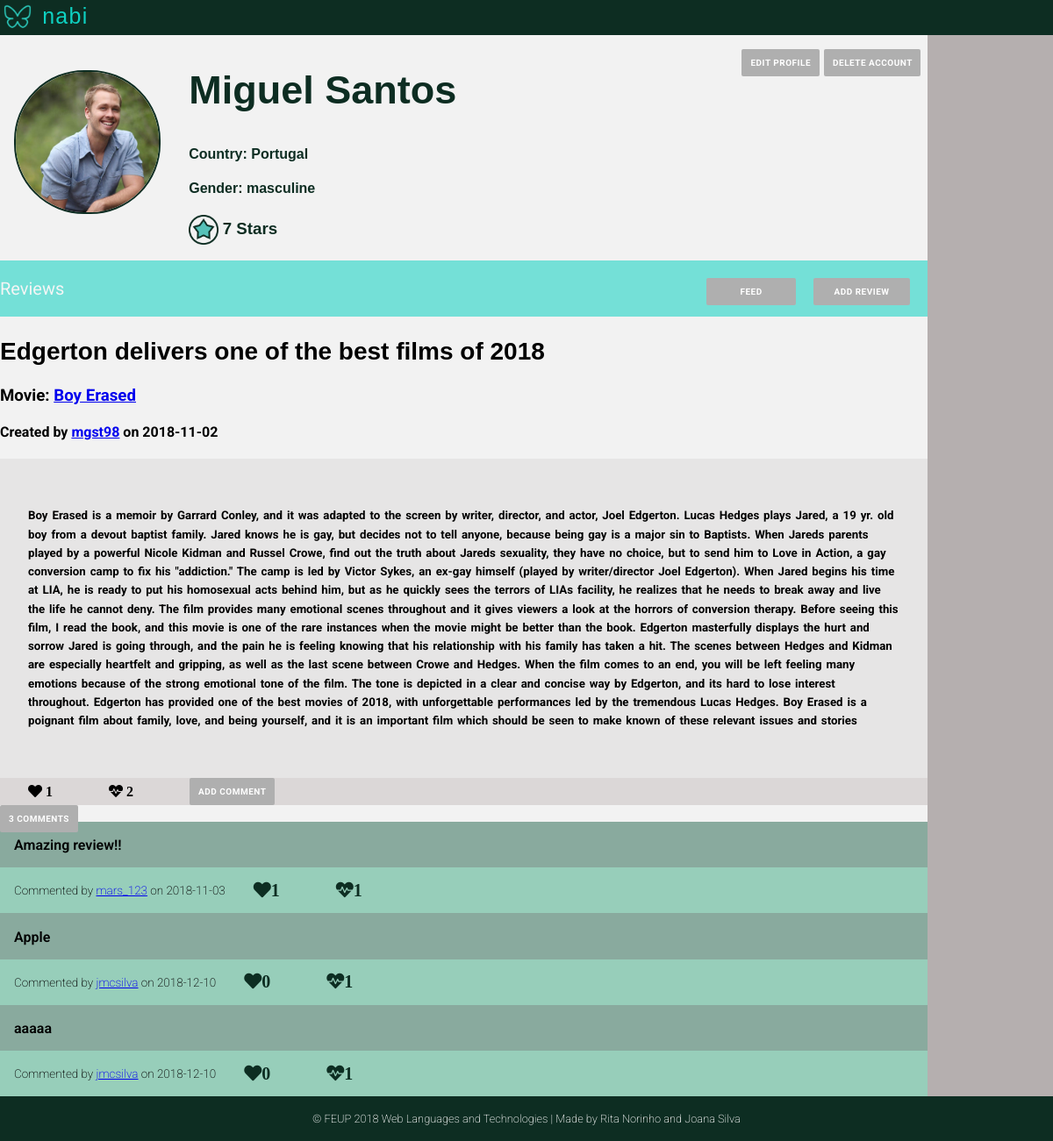
Page /pages/profile.php?username=mgst98 (signed in) on the earlier database version.
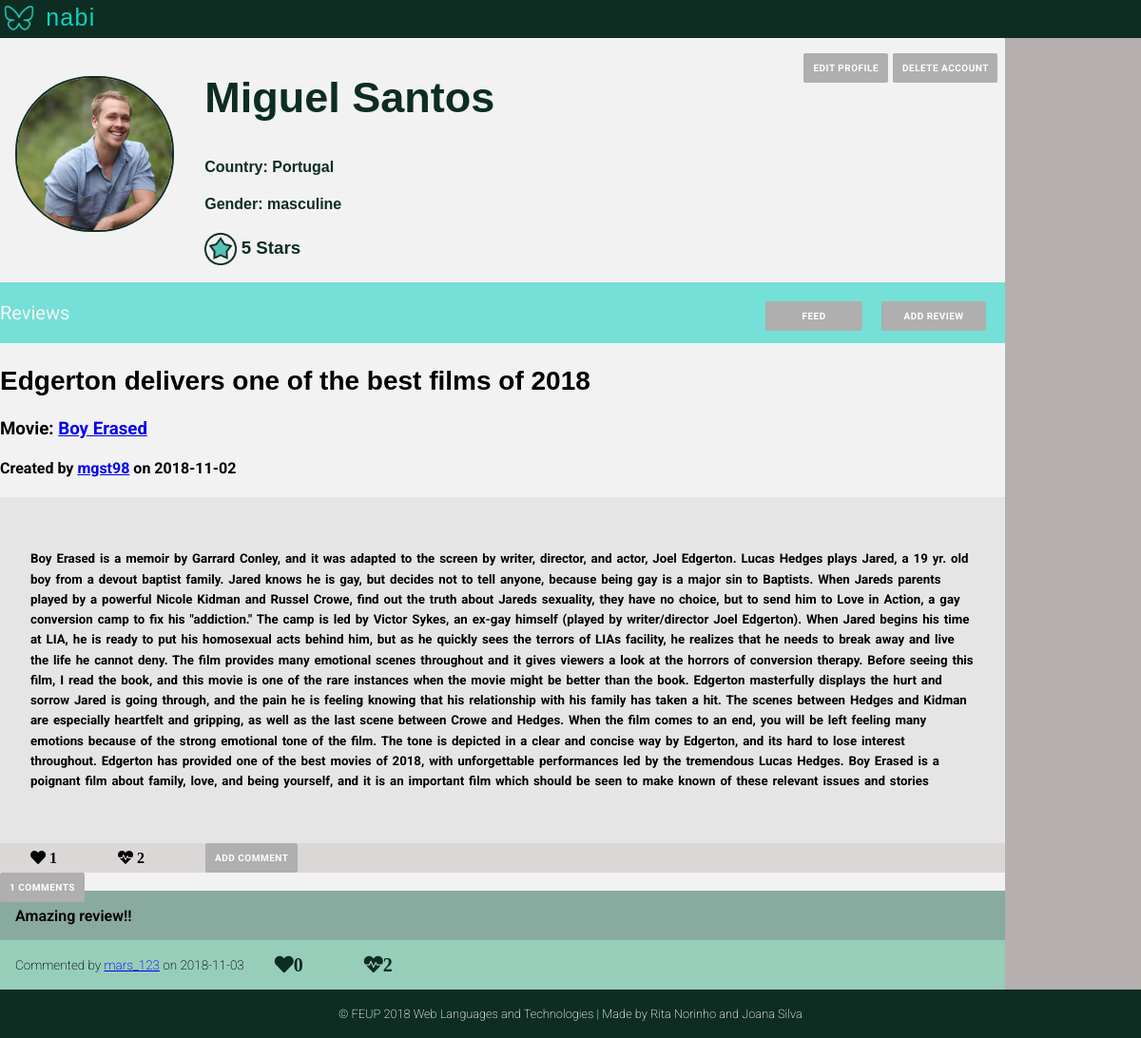
Same page on the later database version.
### tables this page shows
CREATE TABLE User (
    ID        INTEGER PRIMARY KEY AUTOINCREMENT,
    FirstName STRING NOT NULL,
    LastName  STRING NOT NULL,
    Username  STRING UNIQUE NOT NULL,
    Gender    STRING NOT NULL,
    Birthday  DATE NOT NULL,
    Country   STRING NOT NULL,
    Email     STRING UNIQUE NOT NULL,
    Password  CHAR (256) NOT NULL,  
    Photo     STRING DEFAULT "default.jpg",
    Points    INTEGER
    
);

CREATE TABLE Review (
    ID          INTEGER PRIMARY KEY AUTOINCREMENT,
    Title       STRING  NOT NULL,
    UserID      INTEGER REFERENCES User(ID) ON DELETE CASCADE,
    MovieID     INTEGER REFERENCES Movie(ID) ON DELETE CASCADE,
    ReviewDate  DATE NOT NULL,
    Description STRING NOT NULL
    
);

CREATE TABLE Comment (
    ID          INTEGER PRIMARY KEY AUTOINCREMENT,
    UserID      INTEGER REFERENCES User(ID) ON DELETE CASCADE,
    CommentDate DATE NOT NULL,
    ReviewID    INTEGER REFERENCES Review(ID) ON DELETE CASCADE,
    Description STRING NOT NULL
    
);

### pages/profile.php (called while the page is built, shortened)
<?php
    include_once('../templates/common/tpl_header.php');
    include_once('../templates/tpl_profile.php');
    include_once('../templates/tpl_draw_reviews.php');
    include_once('../database/db_user.php');
    include_once('../database/db_comments.php');
    if (isset($_GET['username'])){
        $username=$_GET['username'];
    }
    else {
        $username=$_SESSION['username'];
    }
    $user_info = getUserInfo($username);
    $user_reviews=getUserReviews($username);
    foreach ($user_reviews as $k => $review){
        $user_reviews[$k]['MovieName'] = getMovieName($review['MovieID']);
        $user_reviews[$k]['UserName'] = $user_info['Username'];
        $user_reviews[$k]['NumberComments'] = getNumberComments($review['ID'],$review['UserID']);
        $user_reviews[$k]['Heart'] = getLikesReview($review['ID']);
        $user_reviews[$k]['Dislike'] = getDisLikesReview($review['ID']);
        $user_reviews[$k]['Comments']=getCommentsReview($review['ID']);
        foreach($user_reviews[$k]['Comments'] as $j => $comment){
            $user_reviews[$k]['Comments'][$j]['Username']=getUsername($comment['UserID']);
            $user_reviews[$k]['Comments'][$j]['Likes']=getLikesComment($comment['ID']);
            $user_reviews[$k]['Comments'][$j]['Dislikes']=getDislikesComment($comment['ID']);
        }
    }
    draw_profile($user_info,$user_reviews);
?>

### database/db_user.php (called while the page is built, shortened)
<?php
  function getID($username) {
    $db = Database::instance()->db();
    try {
      $stmt = $db->prepare('SELECT ID FROM User WHERE username = ?');
      $stmt->execute(array($username));
      if($row = $stmt->fetch()){
        return $row['ID'];
      }
    }catch(PDOException $e) {
      return -1;
    }
  }
  function getUserInfo($username) {
      $db = Database::instance()->db();
      $stmt = $db->prepare('SELECT * FROM User WHERE username = ?');
      $stmt->execute(array($username));
      return  $stmt->fetch();
  }
  function getUserReviews($username){
    $id=getID($username);
    $db = Database::instance()->db();
    $allReviews= $db->prepare('SELECT * FROM Review WHERE UserID = ?');
    $allReviews->execute(array($id));
    $reviews= $allReviews->fetchAll();
    return $reviews;
  }
?>

### database/db_comments.php (called while the page is built, shortened)
<?php
function getCommentsReview($reviewId)
{
  $db = Database::instance()->db();
  $stmt = $db->prepare('SELECT * FROM Comment WHERE ReviewID = ?');
  $stmt->execute(array($reviewId));
  $allReviews= $stmt->fetchAll();
  return $allReviews;
}
?>

### templates/tpl_profile.php (shortened to what the changed rows need)
<body>
<?php function draw_profile($userinfo, $reviews) { ?>
<div class="profile_container">
    <div class="profile_info" >
        <div class="profile_name">
            <h2>
                  <?=$userinfo['FirstName']?> <?=$userinfo['LastName']?>
            </h2>
        </div>
        <div class="profile_country">
            <h4> Country: <?=$userinfo['Country']?> </h4>
        </div>
        <div class="profile_gender">
            <h4> Gender: <?=$userinfo['Gender']?> </h4>
        </div>
        <div class="profile_points">
        <h3><img src="../assets/star.png" alt ="star icon" >
            <?=$userinfo['Points']?> Stars </h3>
        </div>
    </div>
     <div class="profile_reviews">
        <?php draw_reviews($reviews); ?>
    </div>
    </div>
<?php } ?>
    </body>
    </html>

### templates/tpl_draw_reviews.php (shortened to what the changed rows need)
 <?php include_once(__DIR__.'/tpl_review.php');
        include_once(__DIR__.'/tpl_comment.php');
         ?>
<body>
    <?php function draw_reviews($reviews){?>
    <?php foreach($reviews as $review){?>
        <article data-id="<?=$review['ID']?>" user-id="<?=$review['UserID']?>">
        <div class="review_info">
             <h2><?=$review['Title']?> </h2>
            <h3> Movie: <a href="movie.php?movie_id=<?php echo htmlentities($review['MovieID'])?>"><?=$review['MovieName']?></a> </h3>
            <h4> Created by
            <a href="profile.php?username=<?php echo htmlentities($review['UserName'])?>"><?=$review['UserName']?></a>
            on <?=$review['ReviewDate']?></h4>
        </div>
        <div class="review_content">
            <h5><?=$review['Description']?></h5>
        </div>
        <div class="review_options">
            <ul class="review_nav">
              <li>
                <div class="likes">
                    <span id="review_likes" class="fas fa-heart" >
                    <?=$review['Heart']?></span>
                </div>
              </li>
              <li>
                <div class="dislikes">
                    <span id="review_dislikes" class="fas fa-heartbeat">
                    <?=$review['Dislike']?></span>
                </div>
              </li>
              <li>
              <input type="button"  name="addComment" value="Add Comment">
              </li>
             </ul>
        </div>
         <div class="comments">
         <input type="button" value="<?=$review['NumberComments']?> Comments">
            <br><div class="allComments">
            <?php foreach($review['Comments'] as $comment){?>
                <?php draw_comment($comment)?>
            <?php }?>
            </div>
        </div>
        </article>
        <?php }?>
    <?php }?>
</body>

### templates/tpl_comment.php (shortened to what the changed rows need)
<?php function draw_comment($comment){?>
  <div class="comment" data-id="<?=$comment['ID']?>" user-id="<?=$comment['UserID']?>">
  <p><?=$comment['Description']?></p>
  <ul class="review_nav" id="comment_nav">
    <li>
    <h4> Commented by
    <a href="profile.php?username=<?php echo htmlentities($comment['Username'])?>"><?=$comment['Username']?></a>
    on <?=$comment['CommentDate']?></h4>
    </li>
    <li>
    <span id="likes" class="fas fa-heart"><?=$comment['Likes']?></span> <br>
    <li>
    <li>
    <span id="dislikes" class="fas fa-heartbeat"><?=$comment['Dislikes']?></span>
    </li>
    </div>
  <?php }?>

Differences in the rows shown:
removed comment: Description "Apple", Username "jmcsilva", CommentDate "2018-12-10", Likes "0", UserID "1"
removed comment: Description "aaaaa", Username "jmcsilva", CommentDate "2018-12-10", Likes "0", UserID "1"
changed user "Miguel": Points "7" → "5"
computed for review: NumberComments "3 Comments" → "1 Comments"
computed for comment "Amazing review!!": Likes "1" → "0"; Dislikes "1" → "2"
